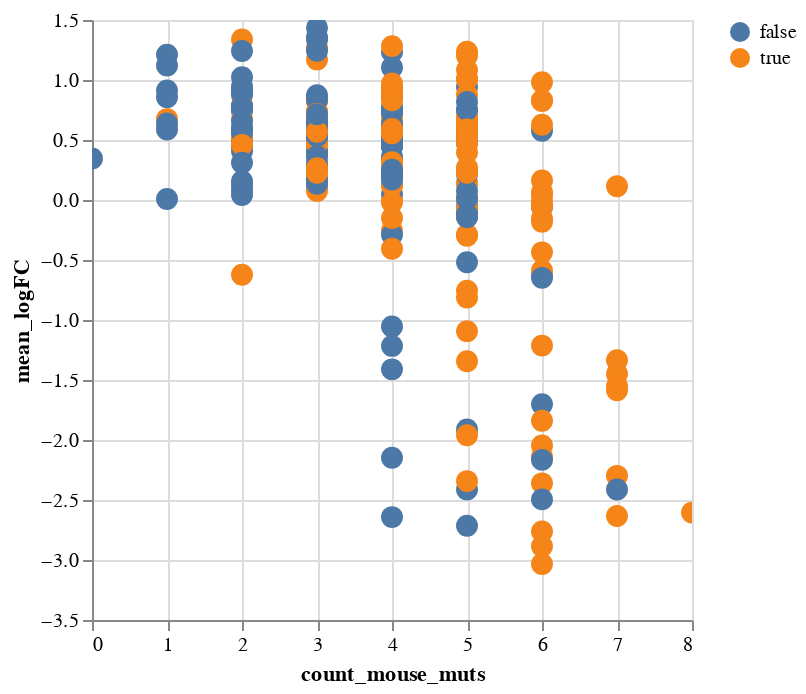

Notebook cell for this chart:
### Code cell
# make interactive chart for exploring effects of mouse mutations
options = ['contains_198L', 'contains_199V', 'contains_201A', 'contains_203A',
           'contains_205K', 'contains_206V', 'contains_208R', 'contains_209M']

# make dropdown for which mouse mutations are indcluded
dropdown = alt.binding_select(
    options=options,
    name='mouse mutations '
)
color_param = alt.param(
    value='contains_198L',
    bind=dropdown
)

# make slider for standard deviation
slider = alt.binding_range(min=0, max=2.5, step=0.05, name = 'standard deviation cutoff')
cutoff = alt.param(bind=slider, value=2.5)

chart = alt.Chart(merged_df).mark_circle(size=120).encode(
    x='count_mouse_muts',
    y='mean_logFC',
    color=alt.Color('color:N').title(''),
    opacity=alt.condition(
        alt.datum.std < cutoff,
        alt.value(1), alt.value(0.1)
    ),
    tooltip=['prot_seq', 'mouse_muts', 'logFC_lib1','logFC_lib2', 'mean_logFC', 'std']
).interactive(
).transform_calculate(
    color=f'datum[{color_param.name}]'
).add_params(
    color_param,
    cutoff
)

chart.save('docs/scatterplot_highlight_mouseMuts.html')
chart

### Figure 1 — Vega-Lite specification as saved in the notebook (floating-point values rounded to 4 significant figures; data arrays with more than 128 entries replaced by an {"elided": "..."} marker saying what was removed)
{"config": {"view": {"continuousWidth": 300, "continuousHeight": 300}}, "data": {"name": "data-33be521b075e0f649be43f0fb469d426"}, "mark": {"type": "circle", "size": 120}, "encoding": {"color": {"field": "color", "title": "", "type": "nominal"}, "opacity": {"condition": {"test": "(datum.std < param_2)", "value": 1}, "value": 0.1}, "tooltip": [{"field": "prot_seq", "type": "nominal"}, {"field": "mouse_muts", "type": "nominal"}, {"field": "logFC_lib1", "type": "quantitative"}, {"field": "logFC_lib2", "type": "quantitative"}, {"field": "mean_logFC", "type": "quantitative"}, {"field": "std", "type": "quantitative"}], "x": {"field": "count_mouse_muts", "type": "quantitative"}, "y": {"field": "mean_logFC", "type": "quantitative"}}, "params": [{"name": "param_3", "select": {"type": "interval", "encodings": ["x", "y"]}, "bind": "scales"}, {"name": "param_1", "bind": {"input": "select", "options": ["contains_198L", "contains_199V", "contains_201A", "contains_203A", "contains_205K", "contains_206V", "contains_208R", "contains_209M"], "name": "mouse mutations "}, "value": "contains_198L"}, {"name": "param_2", "bind": {"input": "range", "max": 2.5, "min": 0, "name": "standard deviation cutoff", "step": 0.05}, "value": 2.5}], "transform": [{"calculate": "datum[param_1]", "as": "color"}], "$schema": "https://vega.github.io/schema/vega-lite/v5.16.3.json", "datasets": {"data-33be521b075e0f649be43f0fb469d426": {"elided": "256 records"}}}
